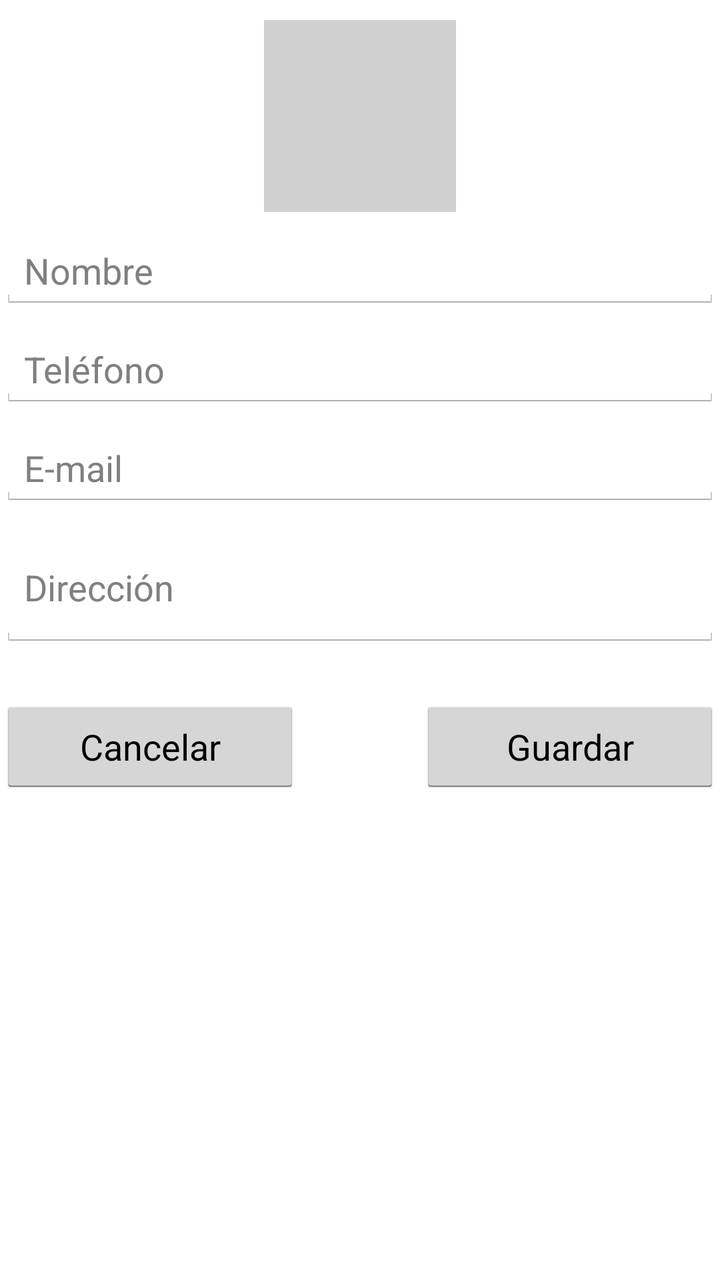
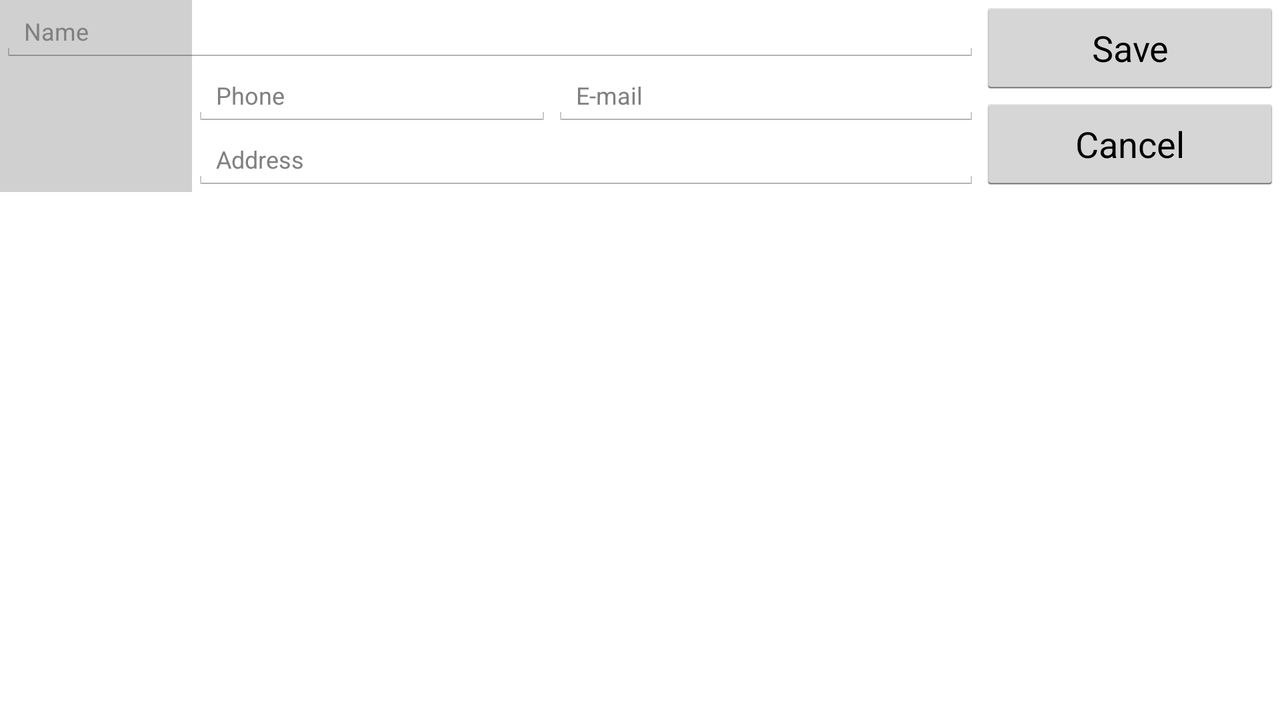

The same Android screen from two of the app's own layout files: first res/layout/ as a phone draws it, then the repository's variant for another configuration, drawn on a device whose configuration selects that folder. Both files follow.
<!-- AndroidManifest.xml: application theme AppTheme -->
<!-- res/layout/fragment_crear_contacto.xml -->
<?xml version="1.0" encoding="utf-8"?>
<ScrollView xmlns:android="http://schemas.android.com/apk/res/android"
            xmlns:tools="http://schemas.android.com/tools"
            android:layout_width="match_parent"
            android:layout_height="match_parent"
    tools:context="aynimake.com.miscontactos.CrearContactoFragment"
    android:background="@drawable/fondo_contacto">

    <RelativeLayout
        android:layout_width="fill_parent"
        android:layout_height="fill_parent"
        >

        <ImageView
            android:id="@+id/imgContacto"
            android:layout_width="96dp"
            android:layout_height="96dp"
            android:src="@drawable/contacto"
            android:layout_alignParentTop="true"
            android:layout_centerHorizontal="true"
            android:layout_marginTop="10dp"
            android:background="@color/fondo_gris"
        />

        <EditText
            android:id="@+id/cmpNombre"
            android:layout_width="match_parent"
            android:layout_height="wrap_content"
            android:inputType="textCapWords|textPersonName"
            android:ems="10"
            android:hint="Nombre"
            android:layout_below="@+id/imgContacto"
            android:layout_alignParentLeft="true"
            android:layout_alignParentStart="true"
            android:layout_marginTop="10dp"
            />

        <EditText
            android:id="@+id/cmpTelefono"
            android:layout_width="match_parent"
            android:layout_height="wrap_content"
            android:inputType="phone"
            android:ems="10"
            android:hint="Teléfono"
            android:layout_below="@+id/cmpNombre"
            android:layout_centerHorizontal="true"
            android:layout_marginTop="10dp"
            />

        <EditText
            android:id="@+id/cmpEmail"
            android:layout_width="match_parent"
            android:layout_height="wrap_content"
            android:inputType="textEmailAddress"
            android:ems="10"
            android:hint="E-mail"
            android:layout_below="@+id/cmpTelefono"
            android:layout_alignParentEnd="true"
            android:layout_alignParentLeft="true"
            android:layout_marginTop="10dp"
            />

        <EditText
            android:id="@+id/cmpDireccion"
            android:layout_width="match_parent"
            android:layout_height="wrap_content"
            android:inputType="textMultiLine"
            android:ems="10"
            android:hint="Dirección"
            android:layout_below="@+id/cmpEmail"
            android:minLines="2"
            android:layout_alignParentRight="true"
            android:layout_marginTop="10dp"
            />

        <Button
            android:id="@+id/btnCancelar"
            android:layout_width="150dp"
            android:layout_height="wrap_content"
            android:text="Cancelar"
            android:layout_alignParentBottom="true"
            android:layout_alignParentLeft="true"
            android:layout_alignParentStart="true"
            android:layout_below="@+id/cmpDireccion"
            android:layout_marginTop="25dp"
            />

        <Button
            android:id="@+id/btnGuardar"
            android:layout_width="150dp"
            android:layout_height="wrap_content"
            android:text="Guardar"
            android:layout_alignParentRight="true"
            android:layout_alignParentEnd="true"
            android:layout_below="@+id/cmpDireccion"
            android:layout_marginTop="25dp"
            />

    </RelativeLayout>

</ScrollView>
<!-- resources referenced by this layout -->
<resources>
  <color name="fondo_gris">#FFD0D0D0</color>
  <style name="AppTheme" parent="Theme.Agenda">
          
      </style>
  <style name="Theme.Agenda" parent="@android:style/Theme.Holo.Light.DarkActionBar">
          <item name="android:actionBarItemBackground">@drawable/selectable_background_agenda</item>
          <item name="android:popupMenuStyle">@style/PopupMenu.Agenda</item>
          <item name="android:dropDownListViewStyle">@style/DropDownListView.Agenda</item>
          <item name="android:actionBarTabStyle">@style/ActionBarTabStyle.Agenda</item>
          <item name="android:actionDropDownStyle">@style/DropDownNav.Agenda</item>
          <item name="android:actionBarStyle">@style/ActionBar.Solid.Agenda</item>
          <item name="android:actionModeBackground">@drawable/cab_background_top_agenda</item>
          <item name="android:actionModeSplitBackground">@drawable/cab_background_bottom_agenda</item>
          <item name="android:actionModeCloseButtonStyle">@style/ActionButton.CloseMode.Agenda</item>
          
                  
          <item name="android:actionBarWidgetTheme">@style/Theme.Agenda.Widget</item>
  
      </style>
  <style name="PopupMenu.Agenda" parent="@android:style/Widget.Holo.ListPopupWindow">
          <item name="android:popupBackground">@drawable/menu_dropdown_panel_agenda</item>	
      </style>
  <style name="DropDownListView.Agenda" parent="@android:style/Widget.Holo.ListView.DropDown">
          <item name="android:listSelector">@drawable/selectable_background_agenda</item>
      </style>
  <style name="ActionBarTabStyle.Agenda" parent="@android:style/Widget.Holo.ActionBar.TabView">
          <item name="android:background">@drawable/tab_indicator_ab_agenda</item>
      </style>
  <style name="DropDownNav.Agenda" parent="@android:style/Widget.Holo.Spinner">
          <item name="android:background">@drawable/spinner_background_ab_agenda</item>
          <item name="android:popupBackground">@drawable/menu_dropdown_panel_agenda</item>
          <item name="android:dropDownSelector">@drawable/selectable_background_agenda</item>
      </style>
  <style name="ActionBar.Solid.Agenda" parent="@android:style/Widget.Holo.Light.ActionBar.Solid.Inverse">
          <item name="android:background">@drawable/ab_solid_agenda</item>
          <item name="android:backgroundStacked">@drawable/ab_stacked_solid_agenda</item>
          <item name="android:backgroundSplit">@drawable/ab_bottom_solid_agenda</item>
          <item name="android:progressBarStyle">@style/ProgressBar.Agenda</item>
      </style>
  <style name="ActionButton.CloseMode.Agenda" parent="@android:style/Widget.Holo.ActionButton.CloseMode">
          <item name="android:background">@drawable/btn_cab_done_agenda</item>
      </style>
  <style name="Theme.Agenda.Widget" parent="@android:style/Theme.Holo">
          <item name="android:popupMenuStyle">@style/PopupMenu.Agenda</item>
          <item name="android:dropDownListViewStyle">@style/DropDownListView.Agenda</item>
      </style>
  <style name="ProgressBar.Agenda" parent="@android:style/Widget.Holo.ProgressBar.Horizontal">
          <item name="android:progressDrawable">@drawable/progress_horizontal_agenda</item>
      </style>
</resources>
<!-- res/layout-land/fragment_crear_contacto.xml (the repository's variant of the layout above) -->
<!-- drawn on the phone turned sideways -->
<?xml version="1.0" encoding="utf-8"?>
<ScrollView xmlns:android="http://schemas.android.com/apk/res/android"
            xmlns:tools="http://schemas.android.com/tools"
            android:layout_width="match_parent"
            android:layout_height="match_parent"
    tools:context="aynimake.com.miscontactos.CrearContactoFragment">

    <RelativeLayout
        android:layout_width="fill_parent"
        android:layout_height="wrap_content"
        android:background="@color/entintado_claro">

        <ImageView
            android:id="@+id/imgContacto"
            android:layout_width="96dp"
            android:layout_height="96dp"
            android:src="@drawable/contacto"
            android:background="@color/fondo_gris"
            android:layout_alignParentTop="true"
            android:layout_alignParentLeft="true"
            android:layout_alignParentStart="true" />

        <EditText
            android:id="@+id/cmpNombre"
            android:layout_width="match_parent"
            android:layout_height="wrap_content"
            android:inputType="textCapWords|textPersonName"
            android:ems="10"
            android:hint="@string/hint_cmpnombre"
            android:textSize="12sp"
            android:layout_alignParentTop="true"
            android:layout_toRightOf="@+id/imgContacto"
            android:layout_toLeftOf="@+id/btnGuardar"
            android:layout_toStartOf="@+id/btnGuardar" />

        <EditText
            android:id="@+id/cmpTelefono"
            android:layout_width="180dp"
            android:layout_height="wrap_content"
            android:inputType="phone"
            android:ems="10"
            android:hint="@string/hint_cmptelefono"
            android:layout_below="@+id/cmpNombre"
            android:textSize="12sp"
            android:layout_toRightOf="@+id/imgContacto"
            android:layout_toEndOf="@+id/imgContacto" />

        <EditText
            android:id="@+id/cmpEmail"
            android:layout_width="match_parent"
            android:layout_height="wrap_content"
            android:inputType="textEmailAddress"
            android:ems="10"
            android:hint="@string/hint_cmpemail"
            android:textSize="12sp"
            android:layout_below="@+id/cmpNombre"
            android:layout_toRightOf="@+id/cmpTelefono"
            android:layout_alignRight="@+id/cmpNombre"
            android:layout_alignEnd="@+id/cmpNombre" />

        <EditText
            android:id="@+id/cmpDireccion"
            android:layout_width="match_parent"
            android:layout_height="wrap_content"
            android:ems="10"
            android:hint="@string/hint_cmpdireccion"
            android:layout_below="@+id/cmpEmail"
            android:minLines="2"
            android:textSize="12sp"
            android:layout_toRightOf="@+id/imgContacto"
            android:layout_alignBottom="@+id/imgContacto"
            android:layout_alignRight="@+id/cmpEmail"
            android:layout_alignEnd="@+id/cmpEmail"
            android:inputType="textPostalAddress" />

        <Button
            android:id="@+id/btnCancelar"
            android:layout_width="150dp"
            android:layout_height="wrap_content"
            android:text="@string/text_btncancelar"
            android:layout_below="@+id/btnGuardar"
            android:layout_toRightOf="@+id/cmpEmail"
            android:layout_toEndOf="@+id/cmpEmail" />

        <Button
            android:id="@+id/btnGuardar"
            android:layout_width="150dp"
            android:layout_height="wrap_content"
            android:text="@string/text_btnguardar"
            android:layout_alignParentTop="true"
            android:layout_alignParentRight="true"
            android:layout_alignParentEnd="true"
            android:layout_alignParentLeft="false" />

    </RelativeLayout>

</ScrollView>
<!-- resources referenced by the variant -->
<!-- as the phone turned sideways resolves them -->
<resources>
  <color name="entintado_claro">#FFFFFFFF</color>
  <color name="fondo_gris">#FFD0D0D0</color>
  <string name="hint_cmpdireccion">Address</string>
  <string name="hint_cmpemail">E-mail</string>
  <string name="hint_cmpnombre">Name</string>
  <string name="hint_cmptelefono">Phone</string>
  <string name="text_btncancelar">Cancel</string>
  <string name="text_btnguardar">Save</string>
  <style name="AppTheme" parent="Theme.Agenda">
          
      </style>
  <style name="Theme.Agenda" parent="@android:style/Theme.Holo.Light.DarkActionBar">
          <item name="android:actionBarItemBackground">@drawable/selectable_background_agenda</item>
          <item name="android:popupMenuStyle">@style/PopupMenu.Agenda</item>
          <item name="android:dropDownListViewStyle">@style/DropDownListView.Agenda</item>
          <item name="android:actionBarTabStyle">@style/ActionBarTabStyle.Agenda</item>
          <item name="android:actionDropDownStyle">@style/DropDownNav.Agenda</item>
          <item name="android:actionBarStyle">@style/ActionBar.Solid.Agenda</item>
          <item name="android:actionModeBackground">@drawable/cab_background_top_agenda</item>
          <item name="android:actionModeSplitBackground">@drawable/cab_background_bottom_agenda</item>
          <item name="android:actionModeCloseButtonStyle">@style/ActionButton.CloseMode.Agenda</item>
          
                  
          <item name="android:actionBarWidgetTheme">@style/Theme.Agenda.Widget</item>
  
      </style>
  <style name="PopupMenu.Agenda" parent="@android:style/Widget.Holo.ListPopupWindow">
          <item name="android:popupBackground">@drawable/menu_dropdown_panel_agenda</item>	
      </style>
  <style name="DropDownListView.Agenda" parent="@android:style/Widget.Holo.ListView.DropDown">
          <item name="android:listSelector">@drawable/selectable_background_agenda</item>
      </style>
  <style name="ActionBarTabStyle.Agenda" parent="@android:style/Widget.Holo.ActionBar.TabView">
          <item name="android:background">@drawable/tab_indicator_ab_agenda</item>
      </style>
  <style name="DropDownNav.Agenda" parent="@android:style/Widget.Holo.Spinner">
          <item name="android:background">@drawable/spinner_background_ab_agenda</item>
          <item name="android:popupBackground">@drawable/menu_dropdown_panel_agenda</item>
          <item name="android:dropDownSelector">@drawable/selectable_background_agenda</item>
      </style>
  <style name="ActionBar.Solid.Agenda" parent="@android:style/Widget.Holo.Light.ActionBar.Solid.Inverse">
          <item name="android:background">@drawable/ab_solid_agenda</item>
          <item name="android:backgroundStacked">@drawable/ab_stacked_solid_agenda</item>
          <item name="android:backgroundSplit">@drawable/ab_bottom_solid_agenda</item>
          <item name="android:progressBarStyle">@style/ProgressBar.Agenda</item>
      </style>
  <style name="ActionButton.CloseMode.Agenda" parent="@android:style/Widget.Holo.ActionButton.CloseMode">
          <item name="android:background">@drawable/btn_cab_done_agenda</item>
      </style>
  <style name="Theme.Agenda.Widget" parent="@android:style/Theme.Holo">
          <item name="android:popupMenuStyle">@style/PopupMenu.Agenda</item>
          <item name="android:dropDownListViewStyle">@style/DropDownListView.Agenda</item>
      </style>
  <style name="ProgressBar.Agenda" parent="@android:style/Widget.Holo.ProgressBar.Horizontal">
          <item name="android:progressDrawable">@drawable/progress_horizontal_agenda</item>
      </style>
</resources>
